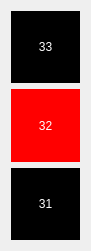
  <widget class="QWidget" name="gridLayoutWidget_11">
   <property name="geometry">
    <rect>
     <x>1650</x>
     <y>160</y>
     <width>91</width>
     <height>251</height>
    </rect>
   </property>
   <layout class="QGridLayout" name="gridLayout_11">
    <item row="3" column="0">
     <widget class="QPushButton" name="pushButton_33">
      <property name="sizePolicy">
       <sizepolicy hsizetype="Minimum" vsizetype="Preferred">
        <horstretch>0</horstretch>
        <verstretch>0</verstretch>
       </sizepolicy>
      </property>
      <property name="styleSheet">
       <string notr="true">background:rgb(0, 0, 0);
border: 2 px solid;
color: white;
font: 20pt &quot;Chandas&quot;;</string>
      </property>
      <property name="text">
       <string>33</string>
      </property>
     </widget>
    </item>
    <item row="5" column="0">
     <widget class="QPushButton" name="pushButton_32">
      <property name="sizePolicy">
       <sizepolicy hsizetype="Minimum" vsizetype="Preferred">
        <horstretch>0</horstretch>
        <verstretch>0</verstretch>
       </sizepolicy>
      </property>
      <property name="styleSheet">
       <string notr="true">background:rgb(255, 0, 0);
border: 2 px solid;
color: white;
font: 20pt &quot;Chandas&quot;;</string>
      </property>
      <property name="text">
       <string>32</string>
      </property>
     </widget>
    </item>
    <item row="6" column="0">
     <widget class="QPushButton" name="pushButton_31">
      <property name="sizePolicy">
       <sizepolicy hsizetype="Minimum" vsizetype="Preferred">
        <horstretch>0</horstretch>
        <verstretch>0</verstretch>
       </sizepolicy>
      </property>
      <property name="sizeIncrement">
       <size>
        <width>0</width>
        <height>0</height>
       </size>
      </property>
      <property name="styleSheet">
       <string notr="true">background:rgb(0, 0, 0);
border: 2 px solid;
color: white;
font: 20pt &quot;Chandas&quot;;</string>
      </property>
      <property name="text">
       <string>31</string>
      </property>
      <property name="flat">
       <bool>false</bool>
      </property>
     </widget>
    </item>
   </layout>
  </widget>
